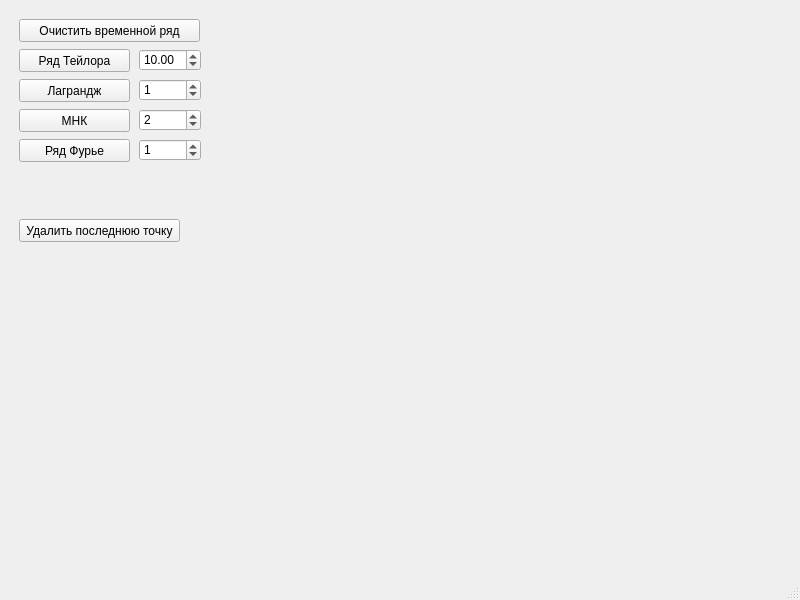
<?xml version="1.0" encoding="UTF-8"?>
<ui version="4.0">
 <class>MainWindow</class>
 <widget class="QMainWindow" name="MainWindow">
  <property name="geometry">
   <rect>
    <x>0</x>
    <y>0</y>
    <width>800</width>
    <height>600</height>
   </rect>
  </property>
  <property name="windowTitle">
   <string>MainWindow</string>
  </property>
  <widget class="QWidget" name="centralwidget">
   <layout class="QGridLayout" name="gridLayout">
    <item row="0" column="0">
     <layout class="QHBoxLayout" name="horizontalLayout">
      <item>
       <widget class="QWidget" name="widget_2" native="true">
        <property name="minimumSize">
         <size>
          <width>200</width>
          <height>0</height>
         </size>
        </property>
        <property name="maximumSize">
         <size>
          <width>200</width>
          <height>16777215</height>
         </size>
        </property>
        <widget class="QPushButton" name="clearTimeSerias">
         <property name="geometry">
          <rect>
           <x>10</x>
           <y>10</y>
           <width>181</width>
           <height>23</height>
          </rect>
         </property>
         <property name="text">
          <string>Очистить временной ряд</string>
         </property>
        </widget>
        <widget class="QPushButton" name="makeTaylorSeries">
         <property name="geometry">
          <rect>
           <x>10</x>
           <y>40</y>
           <width>111</width>
           <height>23</height>
          </rect>
         </property>
         <property name="text">
          <string>Ряд Тейлора</string>
         </property>
        </widget>
        <widget class="QPushButton" name="makeLagrangePolynomial">
         <property name="geometry">
          <rect>
           <x>10</x>
           <y>70</y>
           <width>111</width>
           <height>23</height>
          </rect>
         </property>
         <property name="text">
          <string>Лаграндж</string>
         </property>
        </widget>
        <widget class="QDoubleSpinBox" name="taylorSpinBox">
         <property name="geometry">
          <rect>
           <x>130</x>
           <y>40</y>
           <width>62</width>
           <height>22</height>
          </rect>
         </property>
         <property name="maximum">
          <double>1000.000000000000000</double>
         </property>
         <property name="value">
          <double>10.000000000000000</double>
         </property>
        </widget>
        <widget class="QPushButton" name="eraseLastTimeSeriesPoint">
         <property name="geometry">
          <rect>
           <x>10</x>
           <y>210</y>
           <width>161</width>
           <height>23</height>
          </rect>
         </property>
         <property name="text">
          <string>Удалить последнюю точку</string>
         </property>
        </widget>
        <widget class="QDoubleSpinBox" name="polynomialDegree">
         <property name="geometry">
          <rect>
           <x>130</x>
           <y>70</y>
           <width>62</width>
           <height>22</height>
          </rect>
         </property>
         <property name="decimals">
          <number>0</number>
         </property>
         <property name="maximum">
          <double>50.000000000000000</double>
         </property>
         <property name="value">
          <double>1.000000000000000</double>
         </property>
        </widget>
        <widget class="QPushButton" name="approximationLS">
         <property name="geometry">
          <rect>
           <x>10</x>
           <y>100</y>
           <width>111</width>
           <height>23</height>
          </rect>
         </property>
         <property name="text">
          <string>МНК</string>
         </property>
        </widget>
        <widget class="QDoubleSpinBox" name="lsPolinomeDegree">
         <property name="geometry">
          <rect>
           <x>130</x>
           <y>100</y>
           <width>62</width>
           <height>22</height>
          </rect>
         </property>
         <property name="decimals">
          <number>0</number>
         </property>
         <property name="minimum">
          <double>1.000000000000000</double>
         </property>
         <property name="maximum">
          <double>30.000000000000000</double>
         </property>
         <property name="value">
          <double>2.000000000000000</double>
         </property>
        </widget>
        <widget class="QPushButton" name="makeTaylorSeries_2">
         <property name="geometry">
          <rect>
           <x>10</x>
           <y>130</y>
           <width>111</width>
           <height>23</height>
          </rect>
         </property>
         <property name="text">
          <string>Ряд Фурье</string>
         </property>
        </widget>
        <widget class="QDoubleSpinBox" name="lsPolinomeDegree_2">
         <property name="geometry">
          <rect>
           <x>130</x>
           <y>130</y>
           <width>62</width>
           <height>22</height>
          </rect>
         </property>
         <property name="decimals">
          <number>0</number>
         </property>
         <property name="maximum">
          <double>5.000000000000000</double>
         </property>
         <property name="value">
          <double>1.000000000000000</double>
         </property>
        </widget>
       </widget>
      </item>
      <item>
       <widget class="QCustomPlot" name="plot" native="true"/>
      </item>
     </layout>
    </item>
   </layout>
  </widget>
  <widget class="QMenuBar" name="menubar">
   <property name="geometry">
    <rect>
     <x>0</x>
     <y>0</y>
     <width>800</width>
     <height>21</height>
    </rect>
   </property>
  </widget>
  <widget class="QStatusBar" name="statusbar"/>
 </widget>
 <customwidgets>
  <customwidget>
   <class>QCustomPlot</class>
   <extends>QWidget</extends>
   <header location="global">qcustomplot.h</header>
   <container>1</container>
  </customwidget>
 </customwidgets>
 <resources/>
 <connections/>
</ui>
